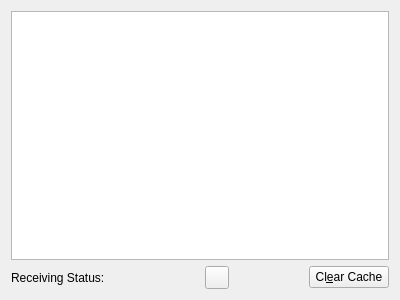
<?xml version="1.0" encoding="UTF-8"?>
<ui version="4.0">
 <class>JournalineViewer</class>
 <widget class="QWidget" name="JournalineViewer">
  <property name="geometry">
   <rect>
    <x>0</x>
    <y>0</y>
    <width>400</width>
    <height>300</height>
   </rect>
  </property>
  <property name="windowTitle">
   <string>Form</string>
  </property>
  <layout class="QVBoxLayout" name="verticalLayout">
   <item>
    <widget class="JLBrowser" name="textBrowser"/>
   </item>
   <item>
    <layout class="QHBoxLayout" name="_2">
     <property name="spacing">
      <number>6</number>
     </property>
     <property name="leftMargin">
      <number>0</number>
     </property>
     <property name="topMargin">
      <number>0</number>
     </property>
     <property name="rightMargin">
      <number>0</number>
     </property>
     <property name="bottomMargin">
      <number>0</number>
     </property>
     <item>
      <widget class="QLabel" name="TextLabel1">
       <property name="text">
        <string>Receiving Status:</string>
       </property>
       <property name="wordWrap">
        <bool>false</bool>
       </property>
      </widget>
     </item>
     <item>
      <widget class="CMultColorLED" name="LEDStatus" native="true">
       <property name="minimumSize">
        <size>
         <width>13</width>
         <height>13</height>
        </size>
       </property>
       <property name="maximumSize">
        <size>
         <width>13</width>
         <height>13</height>
        </size>
       </property>
      </widget>
     </item>
     <item>
      <spacer name="horizontalSpacer">
       <property name="orientation">
        <enum>Qt::Horizontal</enum>
       </property>
       <property name="sizeHint" stdset="0">
        <size>
         <width>40</width>
         <height>20</height>
        </size>
       </property>
      </spacer>
     </item>
     <item>
      <widget class="QToolButton" name="buttonStepBack">
       <property name="text">
        <string/>
       </property>
       <property name="icon">
        <iconset resource="res/icons.qrc">
         <normaloff>:/icons/StepBack.png</normaloff>:/icons/StepBack.png</iconset>
       </property>
      </widget>
     </item>
     <item>
      <spacer name="Spacer5_2">
       <property name="orientation">
        <enum>Qt::Horizontal</enum>
       </property>
       <property name="sizeType">
        <enum>QSizePolicy::Expanding</enum>
       </property>
       <property name="sizeHint" stdset="0">
        <size>
         <width>20</width>
         <height>20</height>
        </size>
       </property>
      </spacer>
     </item>
     <item>
      <widget class="QPushButton" name="buttonClearCache">
       <property name="text">
        <string>Cl&amp;ear Cache</string>
       </property>
      </widget>
     </item>
    </layout>
   </item>
  </layout>
 </widget>
 <customwidgets>
  <customwidget>
   <class>CMultColorLED</class>
   <extends>QWidget</extends>
   <header>MultColorLED.h</header>
  </customwidget>
  <customwidget>
   <class>JLBrowser</class>
   <extends>QTextBrowser</extends>
   <header>jlbrowser.h</header>
  </customwidget>
 </customwidgets>
 <resources>
  <include location="res/icons.qrc"/>
 </resources>
 <connections>
  <connection>
   <sender>buttonStepBack</sender>
   <signal>clicked()</signal>
   <receiver>textBrowser</receiver>
   <slot>backward()</slot>
   <hints>
    <hint type="sourcelabel">
     <x>176</x>
     <y>277</y>
    </hint>
    <hint type="destinationlabel">
     <x>199</x>
     <y>134</y>
    </hint>
   </hints>
  </connection>
 </connections>
</ui>
